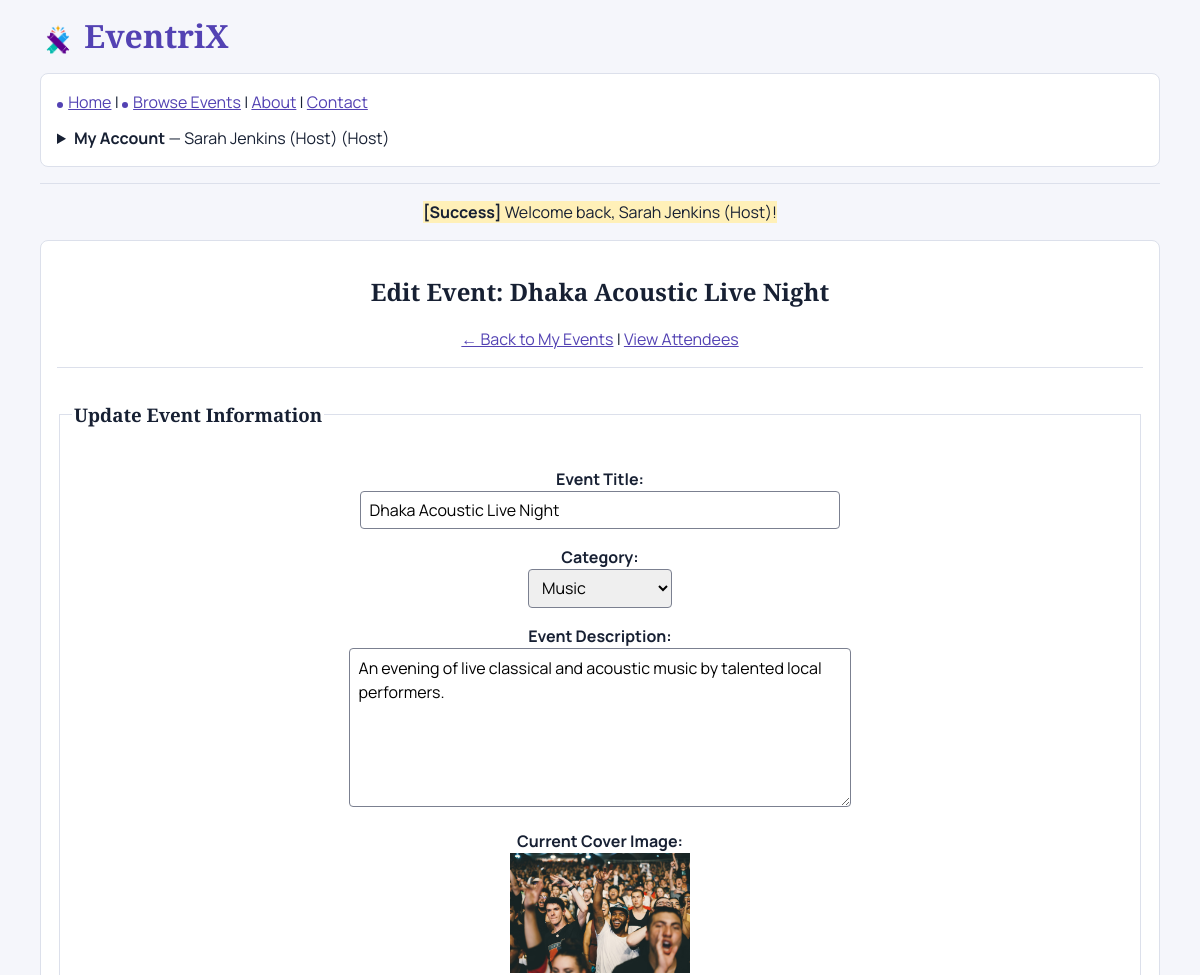
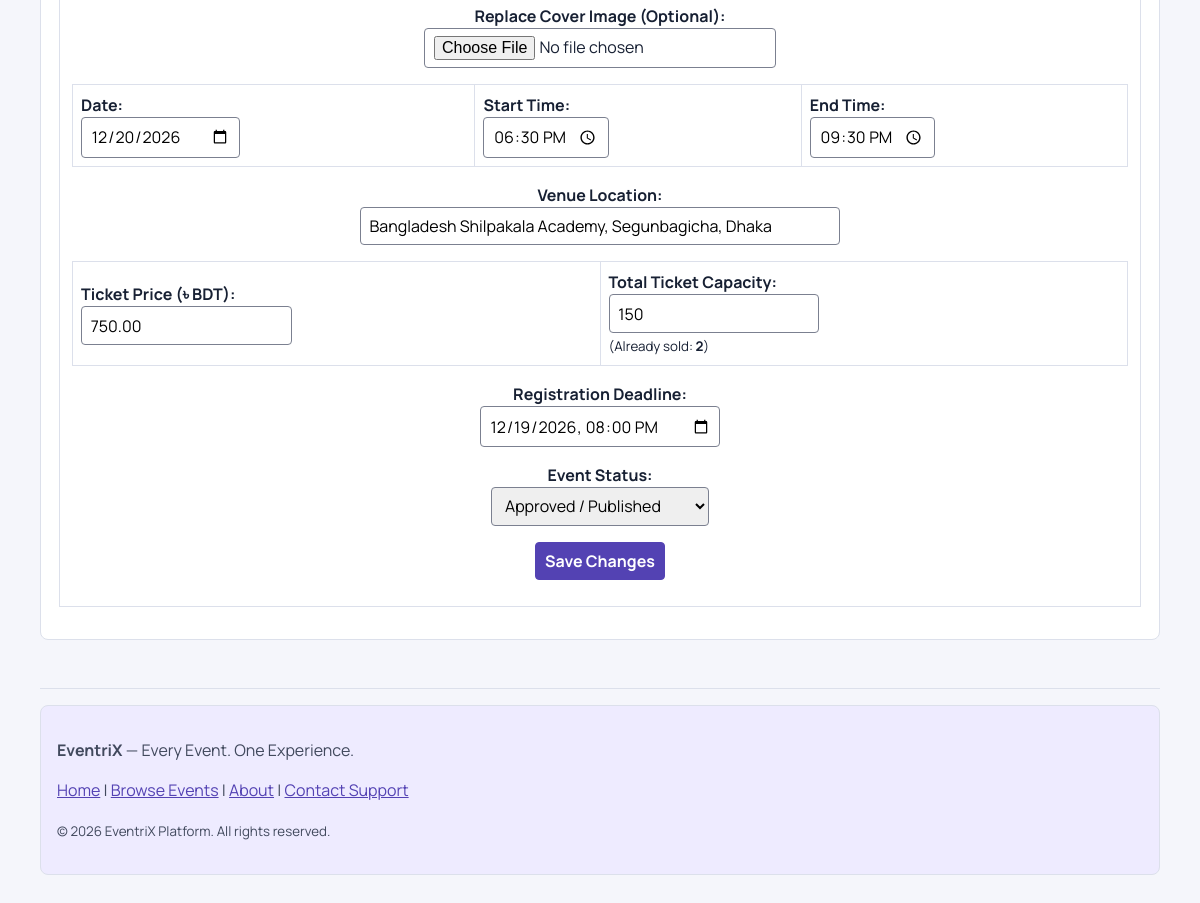
Page /host/edit-event.html?id=2 (signed in) on the committed database (2 pictures, top to bottom).
### tables this page shows
CREATE TABLE `events` (
  `id` INT AUTO_INCREMENT PRIMARY KEY,
  `host_id` INT NOT NULL,
  `title` VARCHAR(200) NOT NULL,
  `description` TEXT NOT NULL,
  `category` VARCHAR(100) NOT NULL,
  `image` VARCHAR(255) DEFAULT NULL,
  `event_date` DATE NOT NULL,
  `start_time` TIME NOT NULL,
  `end_time` TIME NOT NULL,
  `location` VARCHAR(255) NOT NULL,
  `ticket_price` DECIMAL(10,2) NOT NULL DEFAULT 0.00,
  `total_tickets` INT NOT NULL,
  `available_tickets` INT NOT NULL,
  `registration_deadline` DATETIME NOT NULL,
  `status` ENUM('Draft', 'Pending Approval', 'Approved', 'Rejected', 'Completed', 'Cancelled') NOT NULL DEFAULT 'Pending Approval',
  `created_at` TIMESTAMP DEFAULT CURRENT_TIMESTAMP,
  `updated_at` TIMESTAMP DEFAULT CURRENT_TIMESTAMP ON UPDATE CURRENT_TIMESTAMP,
  FOREIGN KEY (`host_id`) REFERENCES `users`(`id`) ON DELETE CASCADE,
  INDEX `idx_events_status` (`status`),
  INDEX `idx_events_category` (`category`),
  INDEX `idx_events_date` (`event_date`)
);

### host/edit-event.php (the view, shortened to what this page needs)
<?php
require_once __DIR__ . '/../includes/database.php';
require_once __DIR__ . '/../includes/functions.php';
$host_id = current_user_id();
$event_id = isset($_GET['id']) ? (int)$_GET['id'] : 0;
$stmt = $pdo->prepare("SELECT * FROM events WHERE id = ? AND host_id = ? LIMIT 1");
$stmt->execute([$event_id, $host_id]);
$event = $stmt->fetch();
$tickets_sold = $event['total_tickets'] - $event['available_tickets'];
require __DIR__ . '/../includes/header.php';
?>
<center>
    <h2>Edit Event: <?php echo e($event['title']); ?></h2>
    <p><a href="manage-events.html">&larr; Back to My Events</a> | <a href="manage-bookings.html?event_id=<?php echo $event['id']; ?>">View Attendees</a></p>
    <hr>
    <fieldset>
        <legend><h3>Update Event Information</h3></legend>
        <form action="edit-event.html?id=<?php echo $event['id']; ?>" method="POST" enctype="multipart/form-data">
            <p>
                <label for="title"><strong>Event Title:</strong></label><br>
                <input type="text" id="title" name="title" required size="50"
                       value="<?php echo e($event['title']); ?>">
            </p>
            <p>
                <label for="category"><strong>Category:</strong></label><br>
                <select id="category" name="category" required>
                    <?php
                    $preset_cats = ['Technology', 'Music', 'Business', 'Sports', 'Workshop', 'Arts & Culture', 'Education', 'Community'];
                    foreach ($preset_cats as $c) {
                        $sel = ($event['category'] === $c) ? 'selected' : '';
                        echo "<option value='" . e($c) . "' {$sel}>" . e($c) . "</option>";
                    }
                    ?>
                </select>
            </p>
            <p>
                <label for="description"><strong>Event Description:</strong></label><br>
                <textarea id="description" name="description" rows="6" cols="52" required><?php echo e($event['description']); ?></textarea>
            </p>
            <p>
                <strong>Current Cover Image:</strong><br>
                <?php if (!empty($event['image']) && file_exists(__DIR__ . '/../' . $event['image'])): ?>
                    <img src="../<?php echo e($event['image']); ?>" width="180"><br>
                <?php else: ?>
                    <em>No image currently uploaded.</em><br>
                <?php endif; ?>
                <label for="event_image"><strong>Replace Cover Image (Optional):</strong></label><br>
                <input type="file" id="event_image" name="event_image" accept="image/jpeg,image/png,image/webp">
            </p>
            <table border="1" cellpadding="6" cellspacing="0" width="100%">
                <tr>
                    <td>
                        <label for="event_date"><strong>Date:</strong></label><br>
                        <input type="date" id="event_date" name="event_date" required
                               value="<?php echo e($event['event_date']); ?>">
                    </td>
                    <td>
                        <label for="start_time"><strong>Start Time:</strong></label><br>
                        <input type="time" id="start_time" name="start_time" required
                               value="<?php echo e($event['start_time']); ?>">
                    </td>
                    <td>
                        <label for="end_time"><strong>End Time:</strong></label><br>
                        <input type="time" id="end_time" name="end_time" required
                               value="<?php echo e($event['end_time']); ?>">
                    </td>
                </tr>
            </table>
            <p>
                <label for="location"><strong>Venue Location:</strong></label><br>
                <input type="text" id="location" name="location" required size="50"
                       value="<?php echo e($event['location']); ?>">
            </p>
            <table border="1" cellpadding="6" cellspacing="0" width="100%">
                <tr>
                    <td>
                        <label for="ticket_price"><strong>Ticket Price (৳ BDT):</strong></label><br>
                        <input type="number" id="ticket_price" name="ticket_price" min="0" step="0.01" required
                               value="<?php echo e($event['ticket_price']); ?>">
                    </td>
                    <td>
                        <label for="total_tickets"><strong>Total Ticket Capacity:</strong></label><br>
                        <input type="number" id="total_tickets" name="total_tickets" min="<?php echo $tickets_sold; ?>" required
                               value="<?php echo e($event['total_tickets']); ?>">
                        <br><small>(Already sold: <strong><?php echo $tickets_sold; ?></strong>)</small>
                    </td>
                </tr>
            </table>
            <p>
                <label for="registration_deadline"><strong>Registration Deadline:</strong></label><br>
                <input type="datetime-local" id="registration_deadline" name="registration_deadline" required
                       value="<?php echo date('Y-m-d\TH:i', strtotime($event['registration_deadline'])); ?>">
            </p>
            <p>
                <label for="status"><strong>Event Status:</strong></label><br>
                <select id="status" name="status">
                    <?php if ($event['status'] === 'Approved'): ?>
                        <option value="Approved" selected>Approved / Published</option>
                    <?php endif; ?>
                </select>
            </p>
            <p>
                <button type="submit"><strong>Save Changes</strong></button>
            </p>
        </form>
    </fieldset>
</center>
<?php require __DIR__ . '/../includes/footer.php'; ?>

### assets/css/site.css (style rules this page uses)
:root { --accent: #5342b3; --ink: #172033; --line: #dce0eb; }
* { box-sizing: border-box; }
body { margin: 0 auto; max-width: 72rem; padding: 1rem; color: var(--ink); background: #f5f6fb; font: 1rem/1.5 Manrope, Arial, sans-serif; }
h1, h2, h3 { font-family: "Playfair Display", Georgia, serif; line-height: 1.25; }
a { color: var(--accent); }
hr { border: 0; border-top: 1px solid var(--line); }
img { max-width: 100%; height: auto; }
fieldset { min-width: 0; margin-block: 1rem; border: 1px solid var(--line); }
input, select, textarea, button { max-width: 100%; padding: .4rem .55rem; border: 1px solid #7b8090; border-radius: 4px; font: inherit; }
button, .nav-auth, .landing-intro > p:last-child a, .landing-cta a { color: white; background: var(--accent); border-color: var(--accent); }
button { cursor: pointer; }
table { width: 100%; margin-block: 1rem; border-collapse: collapse; border-color: var(--line); }
th, td { padding: .5rem; border: 1px solid var(--line); text-align: left; }

### rows in the picture
events: title "Dhaka Acoustic Live Night", description "An evening of live classical and acoustic music by talented local performers.", image (picture), event_date "12/20/2026", start_time "18:30:00", end_time "21:30:00", location "Bangladesh Shilpakala Academy, Segunbagicha, Dhaka", ticket_price "750.00", total_tickets "150", tickets_sold "2", registration_deadline "12/19/2026 20:00", status "Approved / Published"

### other values in the picture
$site_name "EventriX"
current_user_name() "Sarah Jenkins (Host)"
current_user_role() "Host"
$message "Welcome back, Sarah Jenkins (Host)!"
form field category "Music"
